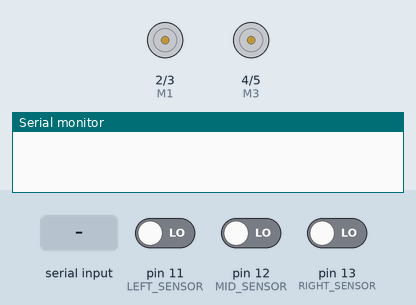
A sketch run on a simulated Arduino Uno, built with avr-gcc and run on an emulated ATmega328P. Parts: motor-driver pin pairs drawn as motors (green arrow = first pin HIGH = forward, orange = second pin HIGH = backward, longer = more drive), the last lines printed to the serial monitor. The test bench sets the inputs (shaded band); at power-on: pin 11 (LEFT_SENSOR) LOW, pin 12 (MID_SENSOR) LOW, pin 13 (RIGHT_SENSOR) LOW.

Above: at 1.2 s.
1.3 s: "w" received over Serial
At 2.5 s:
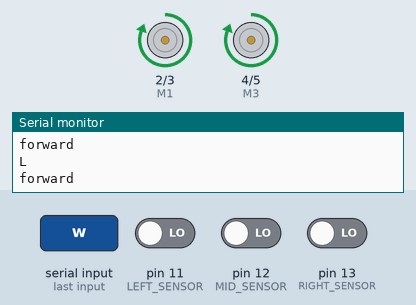
2.8 s: "W" received over Serial
At 3.9 s:
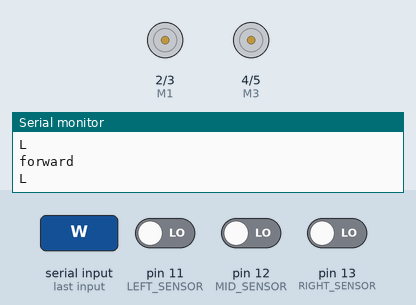
4.3 s: "B" received over Serial
At 4.8 s:
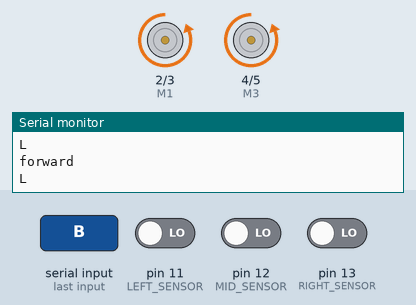
5.8 s: "R" received over Serial
At 7.0 s:
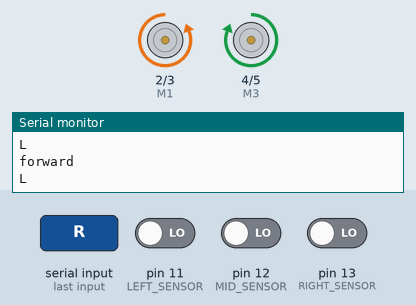
7.3 s: "L" received over Serial
At 8.3 s:
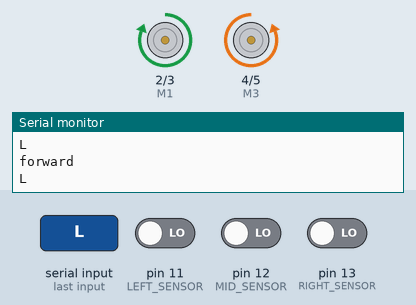
8.8 s: "F" received over Serial
At 9.5 s:
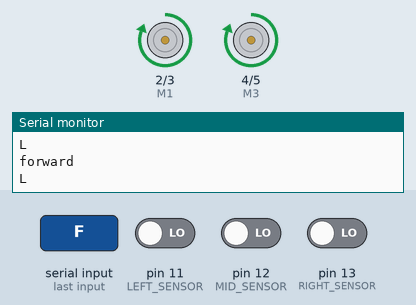
Timing chart, 0 to 11.3 s (numbered marks = the images above; inputs shaded):
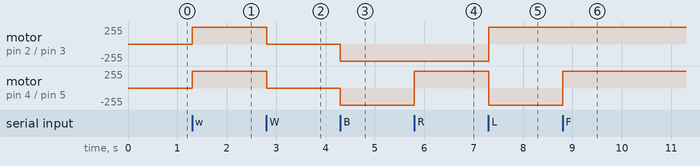

The sketch:

phase_2.ino
```cpp
const int M1=2;
const int M2=3;
const int M3=4;
const int M4=5;
//definr sensers
#define LEFT_SENSOR (11)
#define MID_SENSOR (12)
#define RIGHT_SENSOR (13)

int SPEED=220;
char DATA='0';
char STATE='W';
char MOVE='S';
//for switch between two modes
void CONTROL (char motion);
void FOLLOW ();
//function for movinh
void forward();
void backward();
void STOP();
void left();
void right();

void setup() {
 Serial.begin(9600);
  pinMode(M1,OUTPUT);
  pinMode(M2,OUTPUT);
  pinMode(M3,OUTPUT);
  pinMode(M4,OUTPUT);
  pinMode(LEFT_SENSOR,INPUT);
  pinMode(MID_SENSOR,INPUT);
  pinMode(RIGHT_SENSOR,INPUT);

}
int LS,MS,RS;
void loop() {

       int LS=digitalRead(LEFT_SENSOR);
       int RS=digitalRead(RIGHT_SENSOR);
       int MS=digitalRead(MID_SENSOR);

    if(Serial.available()>0)
    {
      DATA=Serial.read();

        if (DATA=='W' || DATA=='w')
          {
              STATE=DATA;
          }
          if(DATA=='F'||DATA=='B'||DATA=='R'||DATA=='L'||DATA=='S')
                 {
                  MOVE=DATA;
                 }
    }
     if(STATE=='w')
                 {

                    FOLLOW();
                    Serial.println('L');
                 }
                 else
                 {
                   CONTROL(MOVE);
                 }
}
void forward ()
{

  digitalWrite (M1, HIGH);        // MOTOR1 MOTOR2 MOTOR3 MOTOR4 ALL FWD
  digitalWrite (M2, LOW);
  digitalWrite (M3, HIGH);
  digitalWrite (M4, LOW);

}
void left ()
{
  digitalWrite (M1, HIGH);           // MOTOR1 MOTOR2  FWD     MOTOR3 MOTOR4 BACKWARD
  digitalWrite (M2, LOW);
  digitalWrite (M3, LOW);
  digitalWrite (M4, HIGH);
}
void right ()
{
  digitalWrite (M1, LOW);              // MOTOR1 MOTOR2 BACKWARD MOTOR3 MOTOR4 FWD
  digitalWrite (M2, HIGH);
  digitalWrite (M3, HIGH);
  digitalWrite (M4, LOW);
}
void backward ()
{
  digitalWrite (M1, LOW);             // MOTOR1 MOTOR2 MOTOR3 MOTOR4 ALL BAKCWARD
  digitalWrite (M2, HIGH);
  digitalWrite (M3, LOW);
  digitalWrite (M4, HIGH);

}
void STOP()
{
  digitalWrite (M1, LOW);
  digitalWrite (M2, LOW);
  digitalWrite (M3, LOW);
  digitalWrite (M4, LOW);

}
void CONTROL (char motion){
  if(motion=='F')
  {
    forward();
  }
  if(motion=='B')
  {
    backward();
  }
  if(motion=='L')
  {
    left();
  }
  if(motion=='R')
  {
    right();
  }
  if(motion=='S')
  {
    STOP();
  }
}
void FOLLOW ()
{
  if((LS==HIGH&&(RS==LOW)&&MS==HIGH))
  {
      left();
     while(MS==HIGH&&RS==LOW)
     {
      Serial.println("left to medium");
      left();
        LS=digitalRead(LEFT_SENSOR);
        RS=digitalRead(RIGHT_SENSOR);
        MS=digitalRead(MID_SENSOR);
     }
           Serial.println("forward");

      forward();
  }
  else if((LS==LOW&&(RS==HIGH)&&MS==HIGH))
  {
     right();
     while(LS==LOW&&MS==HIGH)
     {
            Serial.println("right to medium");

      right();
     LS=digitalRead(LEFT_SENSOR);
        RS=digitalRead(RIGHT_SENSOR);
        MS=digitalRead(MID_SENSOR);
     }
                Serial.println("forward");

     forward();
  }
  else if(LS==LOW&&RS==HIGH&&MS==LOW)
  {
    right();
     while(LS==LOW&&RS==HIGH)
     {
                  Serial.println("right to l");

      right();
      LS=digitalRead(LEFT_SENSOR);
        RS=digitalRead(RIGHT_SENSOR);
        MS=digitalRead(MID_SENSOR);
     }
     forward();
                     Serial.println("forward");

  }
  else if(LS==HIGH&&RS==LOW&&MS==LOW)
  {
     left();
     while(RS==LOW&&LS==HIGH)
     {
                      Serial.println("left to r");

      left();
      LS=digitalRead(LEFT_SENSOR);
        RS=digitalRead(RIGHT_SENSOR);
        MS=digitalRead(MID_SENSOR);
     }
      forward();
                      Serial.println("forward");

  }
  else{
    forward();
                    Serial.println("forward");

    }

}
```

Measured:
- after the input at 1.3 s, motor on pin 2 (M1) / pin 3 (M2), motor on pin 4 (M3) / pin 5 (M4): stopped → forward 255/255 at once
- after the input at 2.8 s, motor on pin 2 (M1) / pin 3 (M2), motor on pin 4 (M3) / pin 5 (M4): forward 255/255 → stopped at once
- after the input at 4.3 s, motor on pin 2 (M1) / pin 3 (M2), motor on pin 4 (M3) / pin 5 (M4): stopped → backward 255/255 at once
- after the input at 5.8 s, motor on pin 4 (M3) / pin 5 (M4): backward 255/255 → forward 255/255 at once
- after the input at 7.3 s, motor on pin 2 (M1) / pin 3 (M2): backward 255/255 → forward 255/255 at once; motor on pin 4 (M3) / pin 5 (M4): forward 255/255 → backward 255/255 at once
- after the input at 8.8 s, motor on pin 4 (M3) / pin 5 (M4): backward 255/255 → forward 255/255 at once
